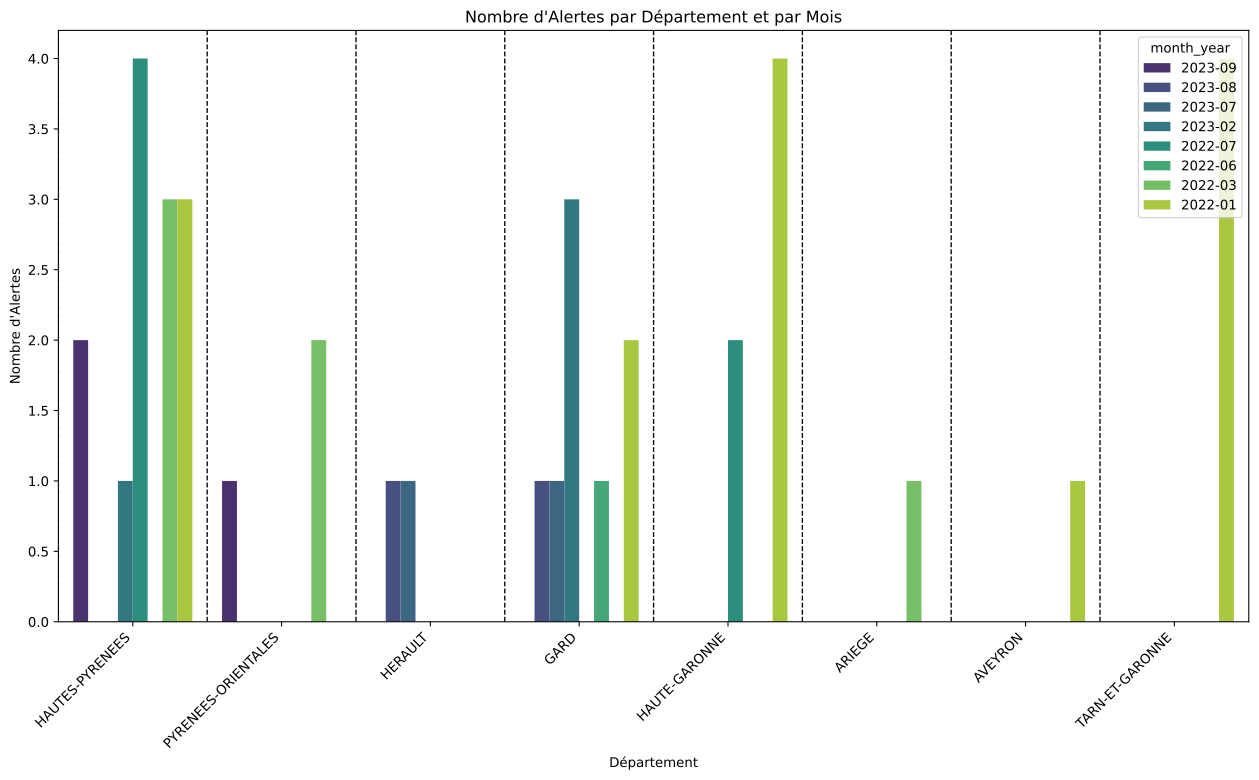

Here is the Python script that generated this plot:
import requests
import pandas as pd
import matplotlib.pyplot as plt
import seaborn as sns
from datetime import datetime
import os

# Récupérer les données depuis l'URL
url = "https://services9.arcgis.com/7Sr9Ek9c1QTKmbwr/arcgis/rest/services/epipol_occitanie/FeatureServer/0/query?outFields=*&where=1%3D1&f=geojson"
response = requests.get(url)
data = response.json()

# Créer un DataFrame Pandas à partir des données GeoJSON
features = data.get('features', [])
data_list = []

for feature in features:
    properties = feature.get('properties', {})
    geometry = feature.get('geometry', {})
    coordinates = geometry.get('coordinates', [])
    lib_zone = properties.get('lib_zone', '')
    etat = properties.get('etat', '')
    date_ech = properties.get('date_ech', '')
    
    # Ajout des informations sur les polluants responsables (à ajuster si ces informations sont disponibles)
    code_pol = properties.get('code_pol', '')
    lib_pol = properties.get('lib_pol', '')

    # Vérifier si la date est présente
    if date_ech:
        date_ech = datetime.fromtimestamp(date_ech / 1000).strftime('%m/%d/%Y')  # Format mois/jour/année (américain)

    data_list.append({'lib_zone': lib_zone, 'etat': etat, 'date_ech': date_ech, 'coordinates': tuple(coordinates),
                      'code_pol': code_pol, 'lib_pol': lib_pol})

df = pd.DataFrame(data_list)

# Filtrer les lignes où l'état est "ALERTE"
df_alertes = df[df['etat'] == 'ALERTE']

# Ajouter une colonne avec les dates pour les alertes
df_alertes['date_ech'] = pd.to_datetime(df_alertes['date_ech'], errors='coerce')
df_alertes['month_year'] = df_alertes['date_ech'].dt.to_period('M')

# Créer un graphique à barres empilées avec délimitations entre les départements
plt.figure(figsize=(16, 8))
sns.countplot(x='lib_zone', hue='month_year', data=df_alertes, palette='viridis', dodge=True)
plt.title('Nombre d\'Alertes par Département et par Mois')
plt.xlabel('Département')
plt.ylabel("Nombre d'Alertes")
plt.xticks(rotation=45, ha='right')

# Ajouter des délimitations entre les départements
for i in range(len(df_alertes['lib_zone'].unique())):
    plt.axvline(x=i - 0.5, color='black', linestyle='--', linewidth=1)

# Afficher le graphique sans l'enregistrer
plt.show()
